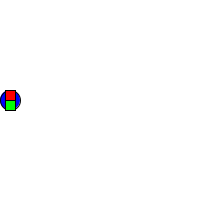
Frame 1 (no input)
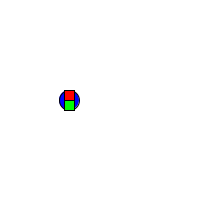
Frame 60 (the mouse pressed at the canvas centre just before this capture)
Frame 120 (the mouse held since frame 60 and released just before this capture): identical to frame 60, image omitted

The Processing sketch that drew these frames (run headless with seeded random() and noise(); from frame 60 on, the mouse is pressed at the canvas centre):

// Processing sketch: processing_89845
// ── processing_89845.pde

int x = 10;
int speed = 1;
void setup()
{
 size(200, 200);
}

void draw()
{
 if(mouseX > (width/2 + 10) || mouseX < (width/2 - 10) || mouseY > (height/2 + 10) || mouseY < (height/2 - 10))
 drawShapes(255, 255, 255);
}

void drawShapes( int color1, int color2, int color3)
{
 
 background(255);
 fill(0, 0, color1);
 ellipse(x, height/2 , 20, 20);
 rectMode(CENTER);
 fill(color2, 0, 0);
 rect(x, height/2 - 5, 10, 10);
 fill(0, color3, 0);
 rect(x, height/2 + 5, 10, 10);
 x = x + speed;
 if((x - 10) < 0 || (x + 10) > 200)
 {
  speed = speed * -1;
 }
}
